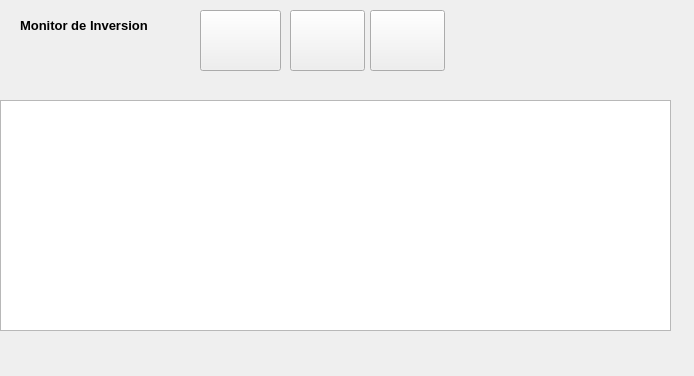
<?xml version="1.0" encoding="UTF-8"?>
<ui version="4.0">
 <class>Form</class>
 <widget class="QWidget" name="Form">
  <property name="geometry">
   <rect>
    <x>0</x>
    <y>0</y>
    <width>694</width>
    <height>376</height>
   </rect>
  </property>
  <property name="windowTitle">
   <string>Form</string>
  </property>
  <widget class="QTableWidget" name="tableWidget">
   <property name="geometry">
    <rect>
     <x>0</x>
     <y>100</y>
     <width>671</width>
     <height>231</height>
    </rect>
   </property>
  </widget>
  <widget class="QLabel" name="label">
   <property name="geometry">
    <rect>
     <x>20</x>
     <y>10</y>
     <width>141</width>
     <height>31</height>
    </rect>
   </property>
   <property name="font">
    <font>
     <pointsize>10</pointsize>
     <weight>75</weight>
     <bold>true</bold>
    </font>
   </property>
   <property name="text">
    <string>Monitor de Inversion</string>
   </property>
  </widget>
  <widget class="QPushButton" name="btnNueva">
   <property name="geometry">
    <rect>
     <x>200</x>
     <y>10</y>
     <width>81</width>
     <height>61</height>
    </rect>
   </property>
   <property name="styleSheet">
    <string notr="true"/>
   </property>
   <property name="text">
    <string/>
   </property>
   <property name="icon">
    <iconset>
     <normaloff>icon/mas.png</normaloff>icon/mas.png</iconset>
   </property>
   <property name="iconSize">
    <size>
     <width>30</width>
     <height>30</height>
    </size>
   </property>
  </widget>
  <widget class="QPushButton" name="btnEliminar">
   <property name="geometry">
    <rect>
     <x>290</x>
     <y>10</y>
     <width>75</width>
     <height>61</height>
    </rect>
   </property>
   <property name="text">
    <string/>
   </property>
   <property name="icon">
    <iconset>
     <normaloff>icon/menos.png</normaloff>icon/menos.png</iconset>
   </property>
  </widget>
  <widget class="QPushButton" name="btnEliminar_2">
   <property name="geometry">
    <rect>
     <x>370</x>
     <y>10</y>
     <width>75</width>
     <height>61</height>
    </rect>
   </property>
   <property name="text">
    <string/>
   </property>
   <property name="icon">
    <iconset>
     <normaloff>icon/menos.png</normaloff>icon/menos.png</iconset>
   </property>
  </widget>
 </widget>
 <resources/>
 <connections/>
</ui>
